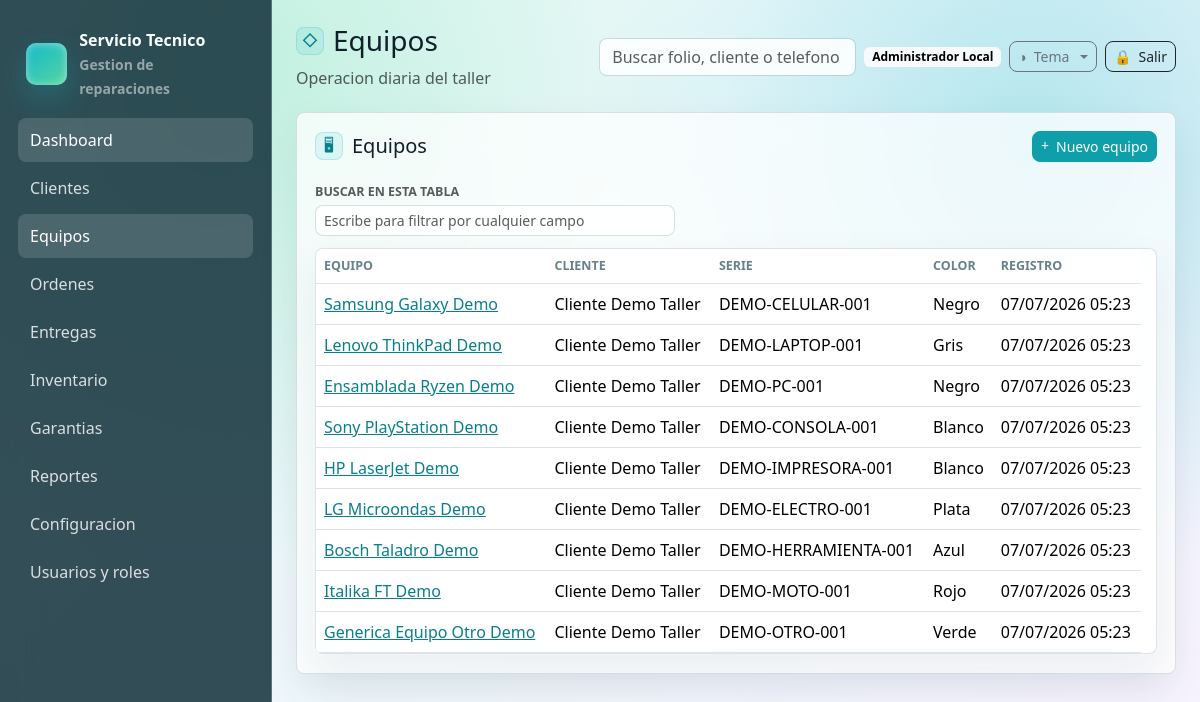
The app's page /equipos (signed in) with its own data.
### tables this page shows
CREATE TABLE users (
    id INT UNSIGNED AUTO_INCREMENT PRIMARY KEY,
    name VARCHAR(160) NOT NULL,
    email VARCHAR(190) NOT NULL UNIQUE,
    password VARCHAR(255) NOT NULL,
    phone VARCHAR(40) NULL,
    status ENUM('activo','inactivo','bloqueado') NOT NULL DEFAULT 'activo',
    last_login_at DATETIME NULL,
    created_at DATETIME NOT NULL DEFAULT CURRENT_TIMESTAMP,
    updated_at DATETIME NULL ON UPDATE CURRENT_TIMESTAMP,
    deleted_at DATETIME NULL
);

CREATE TABLE equipos (
    id INT UNSIGNED AUTO_INCREMENT PRIMARY KEY,
    cliente_id INT UNSIGNED NOT NULL,
    tipo ENUM('celular','laptop','pc','consola','impresora','electrodomestico','herramienta','moto','otro') NOT NULL DEFAULT 'otro',
    marca VARCHAR(120) NULL,
    modelo VARCHAR(120) NULL,
    numero_serie VARCHAR(120) NULL,
    imei VARCHAR(80) NULL,
    color VARCHAR(80) NULL,
    password_equipo VARCHAR(120) NULL,
    accesorios_recibidos TEXT NULL,
    estado_fisico TEXT NULL,
    observaciones TEXT NULL,
    created_at DATETIME NOT NULL DEFAULT CURRENT_TIMESTAMP,
    updated_at DATETIME NULL ON UPDATE CURRENT_TIMESTAMP,
    deleted_at DATETIME NULL,
    CONSTRAINT fk_equipos_cliente FOREIGN KEY (cliente_id) REFERENCES clientes(id),
    INDEX idx_equipos_cliente (cliente_id),
    INDEX idx_equipos_serie (numero_serie),
    INDEX idx_equipos_imei (imei)
);

CREATE TABLE clientes (
    id INT UNSIGNED AUTO_INCREMENT PRIMARY KEY,
    nombre_completo VARCHAR(190) NOT NULL,
    telefono VARCHAR(40) NOT NULL,
    whatsapp VARCHAR(40) NULL,
    email VARCHAR(190) NULL,
    domicilio VARCHAR(255) NULL,
    ciudad VARCHAR(120) NULL,
    estado VARCHAR(120) NULL,
    codigo_postal VARCHAR(20) NULL,
    rfc VARCHAR(20) NULL,
    notas_internas TEXT NULL,
    estatus ENUM('activo','inactivo') NOT NULL DEFAULT 'activo',
    created_at DATETIME NOT NULL DEFAULT CURRENT_TIMESTAMP,
    updated_at DATETIME NULL ON UPDATE CURRENT_TIMESTAMP,
    deleted_at DATETIME NULL,
    INDEX idx_clientes_nombre (nombre_completo),
    INDEX idx_clientes_telefono (telefono),
    INDEX idx_clientes_email (email)
);

### resources/views/equipos/index.php (the view)
<div class="glass-card">
    <div class="d-flex justify-content-between align-items-center mb-3">
        <h2 class="h5 mb-0" data-icon="&#128421;">Equipos</h2>
        <a class="btn btn-primary btn-sm" data-icon="&#43;" href="<?= e(url('/equipos/create')) ?>">Nuevo equipo</a>
    </div>
    <div class="table-wrap">
        <table class="table align-middle">
            <thead><tr><th>Equipo</th><th>Cliente</th><th>Serie</th><th>Color</th><th>Registro</th></tr></thead>
            <tbody>
            <?php foreach ($equipos as $equipo): ?>
                <tr>
                    <td><a href="<?= e(url('/equipos/' . $equipo['id'])) ?>"><?= e(trim($equipo['marca'] . ' ' . $equipo['modelo']) ?: $equipo['tipo']) ?></a></td>
                    <td><?= e($equipo['cliente_nombre']) ?></td>
                    <td><?= e($equipo['numero_serie'] ?: $equipo['imei']) ?></td>
                    <td><?= e($equipo['color']) ?></td>
                    <td><?= e(fechaHumana($equipo['created_at'])) ?></td>
                </tr>
            <?php endforeach; ?>
            </tbody>
        </table>
    </div>
</div>

### app/Core/Router.php (shortened to what the rows shown need)
<?php
final class Router
{
    private array $routes = [];
    private function add(string $method, string $path, callable|array $handler): void
    {
        $pattern = preg_replace('#\{([a-zA-Z_][a-zA-Z0-9_]*)\}#', '(?P<$1>[^/]+)', $path);
        $this->routes[] = [
            'method' => $method,
            'path' => $path,
            'pattern' => '#^' . $pattern . '$#',
            'handler' => $handler,
        ];
    }
    public function dispatch(Request $request): void
    {
        foreach ($this->routes as $route) {
            if ($route['method'] !== $request->method()) {
                continue;
            }
            if (preg_match($route['pattern'], $request->path(), $matches)) {
                $params = array_filter($matches, 'is_string', ARRAY_FILTER_USE_KEY);
                $handler = $route['handler'];
                if (is_array($handler)) {
                    [$class, $method] = $handler;
                    $controller = new $class();
                    $controller->{$method}($request, ...array_values($params));
                    return;
                }
                return;
            }
        }
    }
}

### resources/views/layouts/app.php (shortened to what the rows shown need)
<?php
$user = Auth::user();
?>
<!doctype html>
<html lang="es">
<head>
    <link href="https://cdn.jsdelivr.net/npm/bootstrap@5.3.3/dist/css/bootstrap.min.css" rel="stylesheet">
    <link href="<?= e(asset('css/app.css') . '?v=20260707-form-ui2') ?>" rel="stylesheet">
    <link href="<?= e(asset('css/themes/crystal.css')) ?>" rel="stylesheet">
    <link href="<?= e(asset('css/themes/dark.css') . '?v=20260614-selects') ?>" rel="stylesheet">
    <link href="<?= e(asset('css/themes/live.css')) ?>" rel="stylesheet">
    <link href="<?= e(asset('css/themes/blueprint.css') . '?v=20260707-form-ui2') ?>" rel="stylesheet">
</head>
<body>
<div class="app-shell">
    <aside class="sidebar" id="app-sidebar">
        <div class="brand">
            <div class="brand-mark"></div>
            <div>
                <div>Servicio Tecnico</div>
                <small class="text-white-50">Gestion de reparaciones</small>
            </div>
        </div>
        <nav class="nav flex-column">
            <a class="nav-link <?= e(is_active('/')) ?>" href="<?= e(url('/')) ?>">Dashboard</a>
            <a class="nav-link <?= e(is_active('/clientes')) ?>" href="<?= e(url('/clientes')) ?>">Clientes</a>
            <a class="nav-link <?= e(is_active('/equipos')) ?>" href="<?= e(url('/equipos')) ?>">Equipos</a>
            <a class="nav-link <?= e(is_active('/ordenes')) ?>" href="<?= e(url('/ordenes')) ?>">Ordenes</a>
            <a class="nav-link <?= e(is_active('/entregas')) ?>" href="<?= e(url('/entregas')) ?>">Entregas</a>
            <a class="nav-link <?= e(is_active('/inventario')) ?>" href="<?= e(url('/inventario')) ?>">Inventario</a>
            <a class="nav-link <?= e(is_active('/garantias')) ?>" href="<?= e(url('/garantias')) ?>">Garantias</a>
            <a class="nav-link <?= e(is_active('/reportes')) ?>" href="<?= e(url('/reportes')) ?>">Reportes</a>
            <a class="nav-link <?= e(is_active('/configuracion')) ?>" href="<?= e(url('/configuracion')) ?>">Configuracion</a>
            <a class="nav-link <?= e(is_active('/usuarios')) ?>" href="<?= e(url('/usuarios')) ?>">Usuarios y roles</a>
        </nav>
    </aside>
    <main class="main">
        <header class="topbar">
            <div class="topbar-title">
                <h1 class="h3 mb-1" data-icon="&#9671;"><?= e($title ?? '') ?></h1>
                <div class="text-muted">Operacion diaria del taller</div>
            </div>
            <div class="d-flex align-items-center gap-2">
                <form class="d-none d-md-block" action="<?= e(url('/ordenes')) ?>">
                    <input class="form-control" name="q" placeholder="Buscar folio, cliente o telefono">
                </form>
                <span class="badge text-bg-light"><?= e($user['name'] ?? 'Usuario') ?></span>
                <div class="dropdown theme-switcher">
                    <button class="btn btn-outline-secondary btn-sm dropdown-toggle" type="button" data-bs-toggle="dropdown" aria-expanded="false" data-icon="&#9681;">Tema</button>
                </div>
                <form method="post" action="<?= e(url('/logout')) ?>">
                    <button class="btn btn-outline-dark btn-sm" data-icon="&#128274;">Salir</button>
                </form>
            </div>
        </header>
        <?= $content ?>
    </main>
</div>
</body>
</html>

### records on screen
users: name "Administrador Local"
equipos: marca+modelo "Samsung Galaxy Demo", cliente.nombre_completo "Cliente Demo Taller", numero_serie "DEMO-CELULAR-001", color "Negro", created_at "07/07/2026 05:23"
equipos: marca+modelo "Lenovo ThinkPad Demo", cliente.nombre_completo "Cliente Demo Taller", numero_serie "DEMO-LAPTOP-001", color "Gris", created_at "07/07/2026 05:23"
equipos: marca+modelo "Ensamblada Ryzen Demo", cliente.nombre_completo "Cliente Demo Taller", numero_serie "DEMO-PC-001", color "Negro", created_at "07/07/2026 05:23"
equipos: marca+modelo "Sony PlayStation Demo", cliente.nombre_completo "Cliente Demo Taller", numero_serie "DEMO-CONSOLA-001", color "Blanco", created_at "07/07/2026 05:23"
equipos: marca+modelo "HP LaserJet Demo", cliente.nombre_completo "Cliente Demo Taller", numero_serie "DEMO-IMPRESORA-001", color "Blanco", created_at "07/07/2026 05:23"
equipos: marca+modelo "LG Microondas Demo", cliente.nombre_completo "Cliente Demo Taller", numero_serie "DEMO-ELECTRO-001", color "Plata", created_at "07/07/2026 05:23"
equipos: marca+modelo "Bosch Taladro Demo", cliente.nombre_completo "Cliente Demo Taller", numero_serie "DEMO-HERRAMIENTA-001", color "Azul", created_at "07/07/2026 05:23"
equipos: marca+modelo "Italika FT Demo", cliente.nombre_completo "Cliente Demo Taller", numero_serie "DEMO-MOTO-001", color "Rojo", created_at "07/07/2026 05:23"
equipos: marca+modelo "Generica Equipo Otro Demo", cliente.nombre_completo "Cliente Demo Taller", numero_serie "DEMO-OTRO-001", color "Verde", created_at "07/07/2026 05:23"
